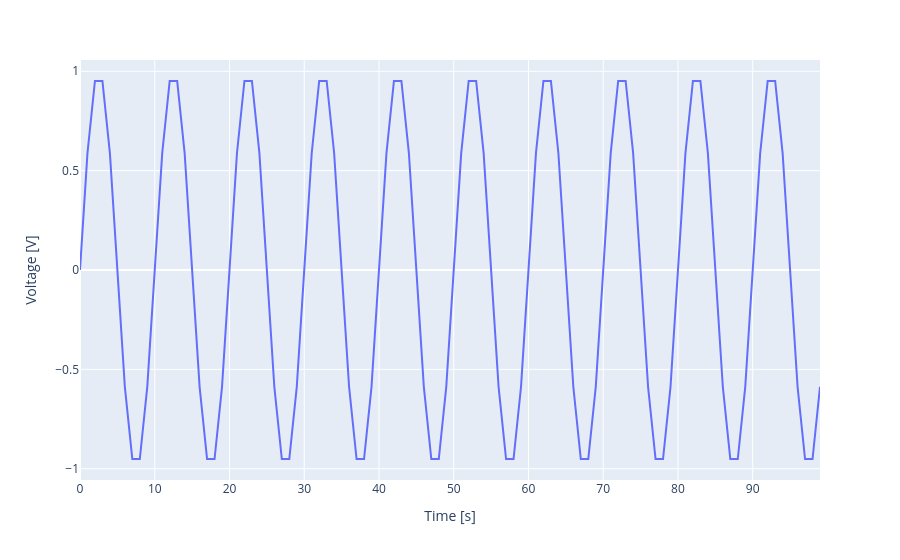

Write notebook code for a chart like this one.
### Markdown cell above
### Plot using px

### Code cell
# Plot the sine wave
import plotly.express as px

fig = px.line(x=t, y=v_out, labels={'x': 'Time [s]', 'y': 'Voltage [V]'})
fig.show()

### Figure 1 — Plotly figure (JSON) as saved in the notebook; plotly's stock layout.template omitted (floating-point values rounded to 4 significant figures)
{"data": [{"hovertemplate": "Time [s]=%{x}<br>Voltage [V]=%{y}<extra></extra>", "legendgroup": "", "line": {"color": "#636efa", "dash": "solid"}, "marker": {"symbol": "circle"}, "mode": "lines", "name": "", "orientation": "v", "showlegend": false, "type": "scatter", "x": [0, 1, 2, 3, 4, 5, 6, 7, 8, 9, 10, 11, 12, 13, 14, 15, 16, 17, 18, 19, 20, 21, 22, 23, 24, 25, 26, 27, 28, 29, 30, 31, 32, 33, 34, 35, 36, 37, 38, 39, 40, 41, 42, 43, 44, 45, 46, 47, 48, 49, 50, 51, 52, 53, 54, 55, 56, 57, 58, 59, 60, 61, 62, 63, 64, 65, 66, 67, 68, 69, 70, 71, 72, 73, 74, 75, 76, 77, 78, 79, 80, 81, 82, 83, 84, 85, 86, 87, 88, 89, 90, 91, 92, 93, 94, 95, 96, 97, 98, 99], "xaxis": "x", "y": [0.0, 0.5878, 0.9511, 0.9511, 0.5878, 1.225e-16, -0.5878, -0.9511, -0.9511, -0.5878, -2.449e-16, 0.5878, 0.9511, 0.9511, 0.5878, 3.674e-16, -0.5878, -0.9511, -0.9511, -0.5878, -4.899e-16, 0.5878, 0.9511, 0.9511, 0.5878, 6.123e-16, -0.5878, -0.9511, -0.9511, -0.5878, -7.348e-16, 0.5878, 0.9511, 0.9511, 0.5878, 8.573e-16, -0.5878, -0.9511, -0.9511, -0.5878, -9.797e-16, 0.5878, 0.9511, 0.9511, 0.5878, 1.102e-15, -0.5878, -0.9511, -0.9511, -0.5878, -1.225e-15, 0.5878, 0.9511, 0.9511, 0.5878, 4.9e-15, -0.5878, -0.9511, -0.9511, -0.5878, -1.47e-15, 0.5878, 0.9511, 0.9511, 0.5878, -1.961e-15, -0.5878, -0.9511, -0.9511, -0.5878, -1.715e-15, 0.5878, 0.9511, 0.9511, 0.5878, 5.39e-15, -0.5878, -0.9511, -0.9511, -0.5878, -1.959e-15, 0.5878, 0.9511, 0.9511, 0.5878, -1.471e-15, -0.5878, -0.9511, -0.9511, -0.5878, -2.204e-15, 0.5878, 0.9511, 0.9511, 0.5878, 5.88e-15, -0.5878, -0.9511, -0.9511, -0.5878], "yaxis": "y"}], "layout": {"legend": {"tracegroupgap": 0}, "margin": {"t": 60}, "xaxis": {"anchor": "y", "domain": [0, 1], "title": {"text": "Time [s]"}}, "yaxis": {"anchor": "x", "domain": [0, 1], "title": {"text": "Voltage [V]"}}}}
